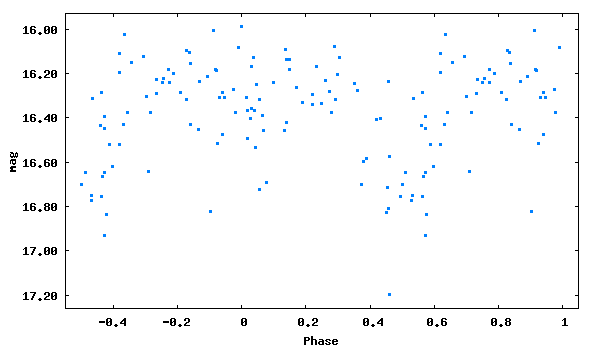

Generate this figure with gnuplot:
set term png size 600,350 medium
set colors classic
set output 'phase_lc_17.png'
set xlabel 'Phase'
set ylabel 'mag'
#set title 'JDmax = 2450365.43900 + 0.8725524 x E'
set format y '%5.2f'
plot [-0.55:1.05][17.26:15.93] "phase_lc_17.dat" linecolor 3 pointtype 5 pointsize 0.3 title ""
